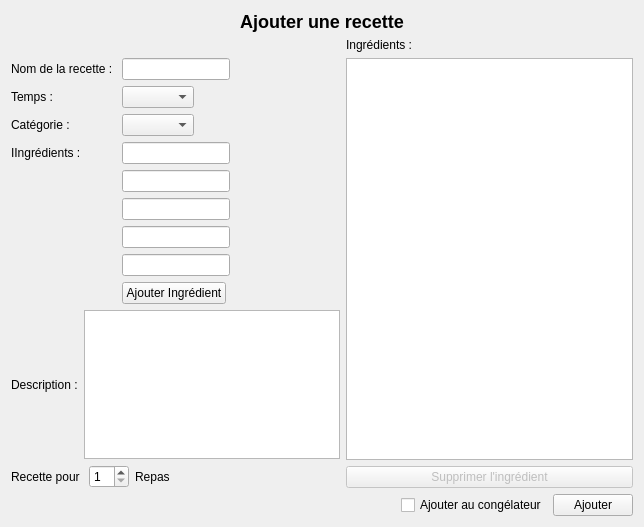
<?xml version="1.0" encoding="UTF-8"?>
<ui version="4.0">
 <class>AjouterRecette</class>
 <widget class="QWidget" name="AjouterRecette">
  <property name="geometry">
   <rect>
    <x>0</x>
    <y>0</y>
    <width>644</width>
    <height>527</height>
   </rect>
  </property>
  <property name="windowTitle">
   <string>Ajouter une recette</string>
  </property>
  <layout class="QVBoxLayout" name="verticalLayout">
   <item>
    <widget class="QLabel" name="label">
     <property name="text">
      <string>&lt;h2&gt;Ajouter une recette&lt;/h2&gt;</string>
     </property>
     <property name="alignment">
      <set>Qt::AlignCenter</set>
     </property>
    </widget>
   </item>
   <item>
    <layout class="QGridLayout" name="gridLayout_4">
     <item row="2" column="0">
      <layout class="QFormLayout" name="formLayout_2">
       <property name="fieldGrowthPolicy">
        <enum>QFormLayout::FieldsStayAtSizeHint</enum>
       </property>
       <item row="0" column="0">
        <widget class="QLabel" name="label_6">
         <property name="text">
          <string>Nom de la recette : </string>
         </property>
        </widget>
       </item>
       <item row="0" column="1">
        <widget class="QLineEdit" name="lineNom_2"/>
       </item>
       <item row="3" column="0">
        <widget class="QLabel" name="label_7">
         <property name="text">
          <string>IIngrédients : </string>
         </property>
        </widget>
       </item>
       <item row="3" column="1">
        <widget class="QLineEdit" name="lineIngredient1_2"/>
       </item>
       <item row="4" column="1">
        <widget class="QLineEdit" name="lineIngredient2_2"/>
       </item>
       <item row="5" column="1">
        <widget class="QLineEdit" name="lineIngredient3_2"/>
       </item>
       <item row="6" column="1">
        <widget class="QLineEdit" name="lineIngredient4_2"/>
       </item>
       <item row="7" column="1">
        <widget class="QLineEdit" name="lineIngredient5_2"/>
       </item>
       <item row="8" column="1">
        <widget class="QPushButton" name="boutonAjouterIngredient_2">
         <property name="text">
          <string>Ajouter Ingrédient</string>
         </property>
        </widget>
       </item>
       <item row="2" column="0">
        <widget class="QLabel" name="label_2">
         <property name="text">
          <string>Catégorie : </string>
         </property>
        </widget>
       </item>
       <item row="2" column="1">
        <widget class="QComboBox" name="comboBox"/>
       </item>
       <item row="1" column="0">
        <widget class="QLabel" name="label_3">
         <property name="text">
          <string>Temps : </string>
         </property>
        </widget>
       </item>
       <item row="1" column="1">
        <widget class="QComboBox" name="comboBox_2"/>
       </item>
      </layout>
     </item>
     <item row="5" column="0" colspan="2">
      <layout class="QHBoxLayout" name="horizontalLayout_2">
       <item>
        <spacer name="horizontalSpacer_2">
         <property name="orientation">
          <enum>Qt::Horizontal</enum>
         </property>
         <property name="sizeHint" stdset="0">
          <size>
           <width>40</width>
           <height>20</height>
          </size>
         </property>
        </spacer>
       </item>
       <item>
        <widget class="QCheckBox" name="checkBox">
         <property name="text">
          <string>Ajouter au congélateur</string>
         </property>
        </widget>
       </item>
       <item>
        <widget class="QPushButton" name="boutonAjouter_2">
         <property name="text">
          <string>Ajouter</string>
         </property>
        </widget>
       </item>
      </layout>
     </item>
     <item row="0" column="1">
      <widget class="QLabel" name="label_9">
       <property name="text">
        <string>Ingrédients : </string>
       </property>
      </widget>
     </item>
     <item row="3" column="0">
      <layout class="QGridLayout" name="gridLayout_2">
       <item row="0" column="1">
        <widget class="QPlainTextEdit" name="plainTextEdit_2"/>
       </item>
       <item row="0" column="0">
        <widget class="QLabel" name="label_8">
         <property name="text">
          <string>Description :</string>
         </property>
        </widget>
       </item>
       <item row="1" column="0" colspan="2">
        <layout class="QGridLayout" name="gridLayout_3">
         <item row="0" column="2">
          <widget class="QLabel" name="label_5">
           <property name="text">
            <string>Repas</string>
           </property>
          </widget>
         </item>
         <item row="0" column="0">
          <widget class="QLabel" name="label_4">
           <property name="text">
            <string>Recette pour </string>
           </property>
          </widget>
         </item>
         <item row="0" column="1">
          <widget class="QSpinBox" name="spinBox">
           <property name="maximumSize">
            <size>
             <width>40</width>
             <height>16777215</height>
            </size>
           </property>
           <property name="minimum">
            <number>1</number>
           </property>
          </widget>
         </item>
         <item row="0" column="3">
          <spacer name="horizontalSpacer">
           <property name="orientation">
            <enum>Qt::Horizontal</enum>
           </property>
           <property name="sizeHint" stdset="0">
            <size>
             <width>40</width>
             <height>20</height>
            </size>
           </property>
          </spacer>
         </item>
        </layout>
       </item>
      </layout>
     </item>
     <item row="2" column="1" rowspan="2">
      <layout class="QGridLayout" name="gridLayout">
       <item row="0" column="0">
        <widget class="QListWidget" name="listWidget_2"/>
       </item>
       <item row="1" column="0">
        <widget class="QPushButton" name="pushButton">
         <property name="enabled">
          <bool>false</bool>
         </property>
         <property name="text">
          <string>Supprimer l'ingrédient</string>
         </property>
        </widget>
       </item>
      </layout>
     </item>
    </layout>
   </item>
  </layout>
 </widget>
 <resources/>
 <connections/>
</ui>
